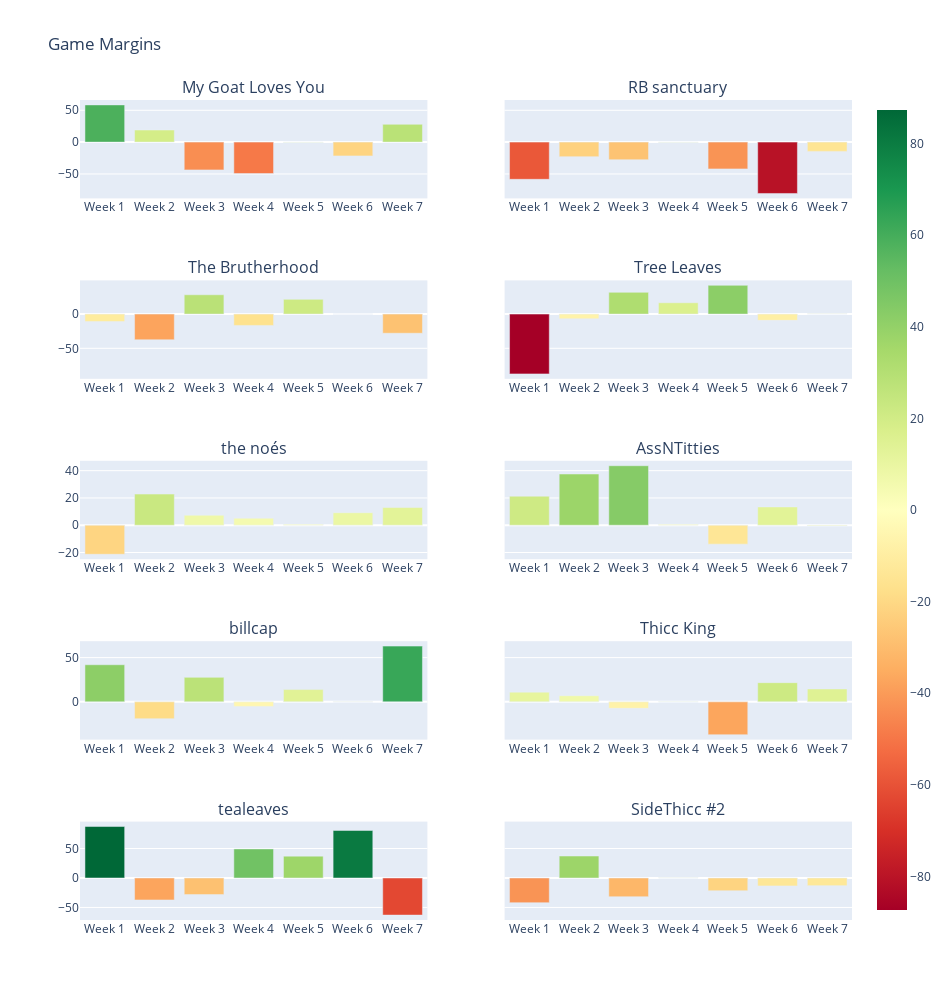

The cell this chart's notebook holds for it:
### Code cell
fig = make_subplots(rows=5, cols=2, shared_yaxes=True, subplot_titles=list(NAME_PAIRINGS.values()))

for i in range(5):
    for j in range(1, 3):
        fig.add_trace(
            go.Bar(y=stats[list(stats.keys())[(i+i+j)-1]][STATS_FIELDS.index("Game Margin")], 
                   x=[f"Week {week}" for week in range(1, CURRENT_WEEK+1)], 
                   marker=dict(color=list(stats[list(stats.keys())[(i+i+j)-1]][STATS_FIELDS.index("Game Margin")]), 
                               coloraxis="coloraxis")),
            i+1, j
        )

fig.update_layout(coloraxis=dict(colorscale=px.colors.diverging.RdYlGn), 
                  title="Game Margins",
                  showlegend=False, 
                  height=1000, width=950
                 )

fig.show()

### Figure 1 — Plotly figure (JSON) as saved in the notebook; plotly's stock layout.template omitted (floating-point values rounded to 4 significant figures)
{"data": [{"marker": {"color": [58.44, 19.04, -43.62, -49.32, -0.76, -21.68, 27.98], "coloraxis": "coloraxis"}, "type": "bar", "x": ["Week 1", "Week 2", "Week 3", "Week 4", "Week 5", "Week 6", "Week 7"], "xaxis": "x", "y": [58.44, 19.04, -43.62, -49.32, -0.76, -21.68, 27.98], "yaxis": "y"}, {"marker": {"color": [-58.44, -22.84, -27.66, -0.66, -42.04, -80.68, -14.54], "coloraxis": "coloraxis"}, "type": "bar", "x": ["Week 1", "Week 2", "Week 3", "Week 4", "Week 5", "Week 6", "Week 7"], "xaxis": "x2", "y": [-58.44, -22.84, -27.66, -0.66, -42.04, -80.68, -14.54], "yaxis": "y2"}, {"marker": {"color": [-10.96, -37.54, 28.22, -16.56, 21.54, 0.14, -27.98], "coloraxis": "coloraxis"}, "type": "bar", "x": ["Week 1", "Week 2", "Week 3", "Week 4", "Week 5", "Week 6", "Week 7"], "xaxis": "x3", "y": [-10.96, -37.54, 28.22, -16.56, 21.54, 0.14, -27.98], "yaxis": "y3"}, {"marker": {"color": [-87.36, -6.9, 31.8, 16.56, 42.04, -9.16, 0.58], "coloraxis": "coloraxis"}, "type": "bar", "x": ["Week 1", "Week 2", "Week 3", "Week 4", "Week 5", "Week 6", "Week 7"], "xaxis": "x4", "y": [-87.36, -6.9, 31.8, 16.56, 42.04, -9.16, 0.58], "yaxis": "y4"}, {"marker": {"color": [-21.3, 22.84, 7.32, 5.18, 0.76, 9.16, 12.98], "coloraxis": "coloraxis"}, "type": "bar", "x": ["Week 1", "Week 2", "Week 3", "Week 4", "Week 5", "Week 6", "Week 7"], "xaxis": "x5", "y": [-21.3, 22.84, 7.32, 5.18, 0.76, 9.16, 12.98], "yaxis": "y5"}, {"marker": {"color": [21.3, 37.54, 43.62, 0.66, -13.86, 13.4, -0.58], "coloraxis": "coloraxis"}, "type": "bar", "x": ["Week 1", "Week 2", "Week 3", "Week 4", "Week 5", "Week 6", "Week 7"], "xaxis": "x6", "y": [21.3, 37.54, 43.62, 0.66, -13.86, 13.4, -0.58], "yaxis": "y6"}, {"marker": {"color": [41.88, -19.04, 27.66, -5.18, 13.86, -0.14, 62.94], "coloraxis": "coloraxis"}, "type": "bar", "x": ["Week 1", "Week 2", "Week 3", "Week 4", "Week 5", "Week 6", "Week 7"], "xaxis": "x7", "y": [41.88, -19.04, 27.66, -5.18, 13.86, -0.14, 62.94], "yaxis": "y7"}, {"marker": {"color": [10.96, 6.9, -7.32, -0.26, -37.1, 21.68, 14.54], "coloraxis": "coloraxis"}, "type": "bar", "x": ["Week 1", "Week 2", "Week 3", "Week 4", "Week 5", "Week 6", "Week 7"], "xaxis": "x8", "y": [10.96, 6.9, -7.32, -0.26, -37.1, 21.68, 14.54], "yaxis": "y8"}, {"marker": {"color": [87.36, -37.28, -28.22, 49.32, 37.1, 80.68, -62.94], "coloraxis": "coloraxis"}, "type": "bar", "x": ["Week 1", "Week 2", "Week 3", "Week 4", "Week 5", "Week 6", "Week 7"], "xaxis": "x9", "y": [87.36, -37.28, -28.22, 49.32, 37.1, 80.68, -62.94], "yaxis": "y9"}, {"marker": {"color": [-41.88, 37.28, -31.8, 0.26, -21.54, -13.4, -12.98], "coloraxis": "coloraxis"}, "type": "bar", "x": ["Week 1", "Week 2", "Week 3", "Week 4", "Week 5", "Week 6", "Week 7"], "xaxis": "x10", "y": [-41.88, 37.28, -31.8, 0.26, -21.54, -13.4, -12.98], "yaxis": "y10"}], "layout": {"annotations": [{"font": {"size": 16}, "showarrow": false, "text": "My Goat Loves You", "x": 0.225, "xanchor": "center", "xref": "paper", "y": 1, "yanchor": "bottom", "yref": "paper"}, {"font": {"size": 16}, "showarrow": false, "text": "RB sanctuary", "x": 0.775, "xanchor": "center", "xref": "paper", "y": 1, "yanchor": "bottom", "yref": "paper"}, {"font": {"size": 16}, "showarrow": false, "text": "The Brutherhood", "x": 0.225, "xanchor": "center", "xref": "paper", "y": 0.78, "yanchor": "bottom", "yref": "paper"}, {"font": {"size": 16}, "showarrow": false, "text": "Tree Leaves", "x": 0.775, "xanchor": "center", "xref": "paper", "y": 0.78, "yanchor": "bottom", "yref": "paper"}, {"font": {"size": 16}, "showarrow": false, "text": "the noés", "x": 0.225, "xanchor": "center", "xref": "paper", "y": 0.56, "yanchor": "bottom", "yref": "paper"}, {"font": {"size": 16}, "showarrow": false, "text": "AssNTitties", "x": 0.775, "xanchor": "center", "xref": "paper", "y": 0.56, "yanchor": "bottom", "yref": "paper"}, {"font": {"size": 16}, "showarrow": false, "text": "billcap", "x": 0.225, "xanchor": "center", "xref": "paper", "y": 0.34, "yanchor": "bottom", "yref": "paper"}, {"font": {"size": 16}, "showarrow": false, "text": "Thicc King", "x": 0.775, "xanchor": "center", "xref": "paper", "y": 0.34, "yanchor": "bottom", "yref": "paper"}, {"font": {"size": 16}, "showarrow": false, "text": "tealeaves", "x": 0.225, "xanchor": "center", "xref": "paper", "y": 0.12, "yanchor": "bottom", "yref": "paper"}, {"font": {"size": 16}, "showarrow": false, "text": "SideThicc #2", "x": 0.775, "xanchor": "center", "xref": "paper", "y": 0.12, "yanchor": "bottom", "yref": "paper"}], "coloraxis": {"colorscale": [[0, "rgb(165,0,38)"], [0.1, "rgb(215,48,39)"], [0.2, "rgb(244,109,67)"], [0.3, "rgb(253,174,97)"], [0.4, "rgb(254,224,139)"], [0.5, "rgb(255,255,191)"], [0.6, "rgb(217,239,139)"], [0.7, "rgb(166,217,106)"], [0.8, "rgb(102,189,99)"], [0.9, "rgb(26,152,80)"], [1, "rgb(0,104,55)"]]}, "height": 1000, "showlegend": false, "title": {"text": "Game Margins"}, "width": 950, "xaxis": {"anchor": "y", "domain": [0, 0.45]}, "xaxis10": {"anchor": "y10", "domain": [0.55, 1]}, "xaxis2": {"anchor": "y2", "domain": [0.55, 1]}, "xaxis3": {"anchor": "y3", "domain": [0, 0.45]}, "xaxis4": {"anchor": "y4", "domain": [0.55, 1]}, "xaxis5": {"anchor": "y5", "domain": [0, 0.45]}, "xaxis6": {"anchor": "y6", "domain": [0.55, 1]}, "xaxis7": {"anchor": "y7", "domain": [0, 0.45]}, "xaxis8": {"anchor": "y8", "domain": [0.55, 1]}, "xaxis9": {"anchor": "y9", "domain": [0, 0.45]}, "yaxis": {"anchor": "x", "domain": [0.88, 1]}, "yaxis10": {"anchor": "x10", "domain": [0, 0.12], "matches": "y9", "showticklabels": false}, "yaxis2": {"anchor": "x2", "domain": [0.88, 1], "matches": "y", "showticklabels": false}, "yaxis3": {"anchor": "x3", "domain": [0.66, 0.78]}, "yaxis4": {"anchor": "x4", "domain": [0.66, 0.78], "matches": "y3", "showticklabels": false}, "yaxis5": {"anchor": "x5", "domain": [0.44, 0.56]}, "yaxis6": {"anchor": "x6", "domain": [0.44, 0.56], "matches": "y5", "showticklabels": false}, "yaxis7": {"anchor": "x7", "domain": [0.22, 0.34]}, "yaxis8": {"anchor": "x8", "domain": [0.22, 0.34], "matches": "y7", "showticklabels": false}, "yaxis9": {"anchor": "x9", "domain": [0, 0.12]}}}
